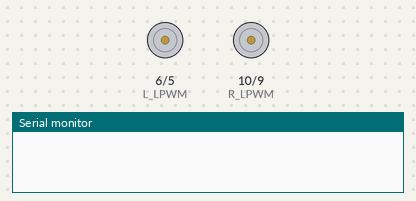
Recording of a sketch running on a simulated Arduino Uno, built with avr-gcc and run on an emulated ATmega328P. On the bench: motor-driver pin pairs drawn as motors (green arrow = first pin HIGH = forward, orange = second pin HIGH = backward, longer = more drive), the last lines printed to the serial monitor.

Above: at 0.1 s.
At 5.4 s:
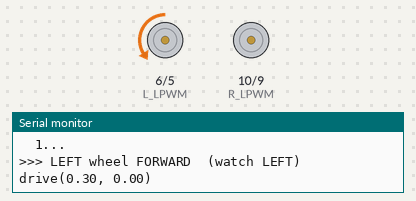
At 8.4 s:
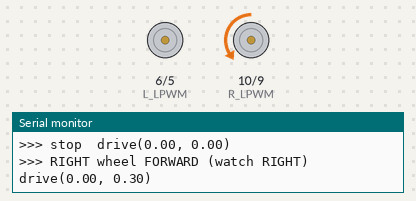
At 17.4 s:
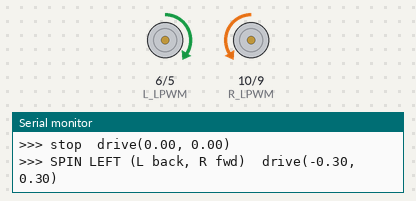
Timing chart, 0 to 20.3 s (numbered marks = the images above):
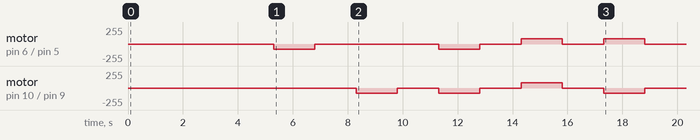

The sketch:

uno-drivetest.ino
```cpp
// Arduino Uno (ATmega328P, 5V logic) - BTS7960 / IBT-2 dual-PWM drive test.
// Standalone jog test for a 2-motor drive base. No enable pins driven in code.
//
// Wiring:
//   LEFT  driver: RPWM=D5  LPWM=D6
//   RIGHT driver: RPWM=D9  LPWM=D10
//   (all four are Uno hardware-PWM pins)
//   Both drivers: R_EN & L_EN tied to +5V in hardware (always enabled, not driven by Uno)
//   Driver VCC -> +5V, GND -> common ground with Uno
//   Driver B+  -> +11.1V battery+, B- -> supply -
//   Motor -> driver M+ / M-
//
// Motors only physically move when the battery is ON. Upload with the battery
// OFF first (sequence runs, nothing spins) to confirm it works, then power up.

const int L_RPWM = 5,  L_LPWM = 6;    // LEFT motor
const int R_RPWM = 9,  R_LPWM = 10;   // RIGHT motor

const float DEADBAND = 0.05f;
const float SPEED    = 0.30f;  // gentle test speed

// Flip if a wheel spins the wrong way (no rewiring needed).
bool L_INVERT = false;
bool R_INVERT = false;

void writeMotor(int rpwm, int lpwm, float v, bool invert) {
  if (invert) v = -v;
  if (v > -DEADBAND && v < DEADBAND) v = 0;
  int duty = (int)(fabs(v) * 255.0f);
  if (duty > 255) duty = 255;
  if (v > 0)      { analogWrite(rpwm, duty); analogWrite(lpwm, 0); }
  else if (v < 0) { analogWrite(rpwm, 0);    analogWrite(lpwm, duty); }
  else            { analogWrite(rpwm, 0);    analogWrite(lpwm, 0); }
}

void drive(float l, float r) {
  writeMotor(L_RPWM, L_LPWM, l, L_INVERT);
  writeMotor(R_RPWM, R_LPWM, r, R_INVERT);
}

struct Step { const char* label; float l; float r; };
Step seq[] = {
  {"LEFT wheel FORWARD  (watch LEFT)",   SPEED,  0.0f},
  {"stop",                                0.0f,   0.0f},
  {"RIGHT wheel FORWARD (watch RIGHT)",   0.0f,   SPEED},
  {"stop",                                0.0f,   0.0f},
  {"BOTH FORWARD",                        SPEED,  SPEED},
  {"stop",                                0.0f,   0.0f},
  {"BOTH BACKWARD",                      -SPEED, -SPEED},
  {"stop",                                0.0f,   0.0f},
  {"SPIN LEFT (L back, R fwd)",          -SPEED,  SPEED},
  {"stop",                                0.0f,   0.0f},
};

void runSequence() {
  for (auto &s : seq) {
    Serial.print(">>> ");
    Serial.print(s.label);
    Serial.print("  drive(");
    Serial.print(s.l, 2);
    Serial.print(", ");
    Serial.print(s.r, 2);
    Serial.println(")");
    drive(s.l, s.r);
    delay(1500);
  }
  drive(0, 0);
  Serial.println("DONE - stopped. Send: g=sequence l/r=one wheel f/b=both s=stop");
}

void setup() {
  Serial.begin(115200);
  pinMode(L_RPWM, OUTPUT);
  pinMode(L_LPWM, OUTPUT);
  pinMode(R_RPWM, OUTPUT);
  pinMode(R_LPWM, OUTPUT);
  drive(0, 0);  // start stopped

  delay(300);
  Serial.println("\n=== Arduino Uno BTS7960 drive test ===");
  Serial.println("Motors OFF. Auto-running in 5s (send any key to hold)...");
  for (int i = 5; i > 0; i--) {
    Serial.print("  ");
    Serial.print(i);
    Serial.println("...");
    delay(1000);
    if (Serial.available()) { Serial.read(); Serial.println("held. send 'g' to run."); return; }
  }
  runSequence();
}

void loop() {
  if (!Serial.available()) return;
  switch (Serial.read()) {
    case 'g': runSequence(); break;
    case 's': drive(0, 0);            Serial.println("stop"); break;
    case 'l': drive(SPEED, 0);        Serial.println("left fwd"); break;
    case 'r': drive(0, SPEED);        Serial.println("right fwd"); break;
    case 'f': drive(SPEED, SPEED);    Serial.println("both fwd"); break;
    case 'b': drive(-SPEED, -SPEED);  Serial.println("both back"); break;
  }
}
```
